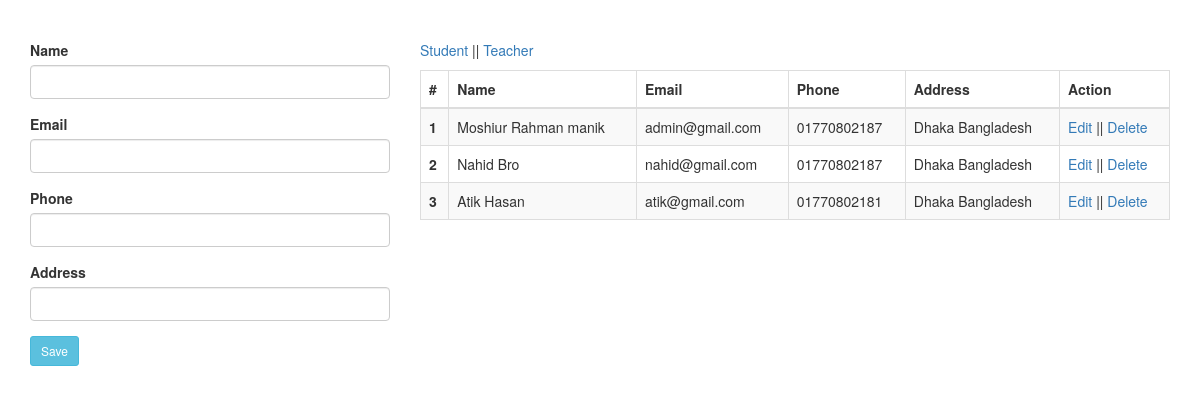
Page /teacher.php on the committed database.
### tables this page shows
CREATE TABLE `teacher` (
  `id` int(11) NOT NULL,
  `name` varchar(20) NOT NULL,
  `email` varchar(20) NOT NULL,
  `phone` varchar(30) NOT NULL,
  `address` text NOT NULL
);

### classes/main.php (called while the page is built, shortened)
<?php
    include "DB.php";
    abstract class Main{
        protected $table;
        public function readAll(){
            $sql = "SELECT * FROM $this->table";
            $stml = DB::prepare($sql);
            $stml->execute();
            return $stml->fetchAll();
        }
    }
?>

### classes/DB.php (called while the page is built, shortened)
<?php
    class DB{
        private static $pdo;
        public static function connection(){
            if(!isset(self::$pdo)){
                try{
                    self::$pdo = new PDO('mysql:host='.DB_HOST.';dbname='.DB_NAME,DB_USER,DB_PASS);
                }catch(PDOException $e){
                    echo $e->getMessage();
                }
            }
            return self::$pdo;
        }
        public static function prepare($sql){
            return self::connection()->prepare($sql);
        }
    }
?>

### teacher.php (the view, shortened to what this page needs)
<?php
    include "index.php";
?>
<div class="container" style="margin-top:40px ;">
<?php $teacher = new Teacher;
?>
    <div class="row">
        <div class="col-md-4">
        <?php
            if(isset($_GET['action']) && $_GET['action'] == 'update'){
                $id = (int)$_GET['id'];
                $result  = $teacher->editById($id);
        ?>
            <form action="" method="post">
                <div class="form-group">
                    <label for="">Name</label>
                    <input type="hidden" name="id" value="<?php echo $result[0]['id']?>" class="form-control">
                    <input type="text" name="name" value="<?php echo $result[0]['name']?>" class="form-control">
                </div>
                <div class="form-group">
                    <label for="">Email</label>
                    <input type="text" name="email" value="<?php echo $result[0]['email']?>" class="form-control">
                </div>
                <div class="form-group">
                    <label for="">Phone</label>
                    <input type="text" name="phone" value="<?php echo $result[0]['phone']?>" class="form-control">
                </div>
                <div class="form-group">
                    <label for="">Address</label>
                    <input type="text" name="address" value="<?php echo $result[0]['address']?>" class="form-control">
                </div>
                <div class="form-group">
                    <button type="submit" name="update" class="btn btn-info btn-sm">Update</button>
                </div>
            </form>
       <?php } else{?>
            <form action="" method="post">
                <div class="form-group">
                    <label for="">Name</label>
                    <input type="text" name="name" class="form-control">
                </div>
                <div class="form-group">
                    <label for="">Email</label>
                    <input type="text" name="email" class="form-control">
                </div>
                <div class="form-group">
                    <label for="">Phone</label>
                    <input type="text" name="phone" class="form-control">
                </div>
                <div class="form-group">
                    <label for="">Address</label>
                    <input type="text" name="address" class="form-control">
                </div>
                <div class="form-group">
                    <button type="submit" name="submit" class="btn btn-info btn-sm">Save</button>
                </div>
            </form>
       <?php }?>
        </div>
        <div class="col-md-8">
                <p>
                    <a href="studen.php">Student</a> ||
                    <a href="teacher.php">Teacher</a>
                </p>
            <table class="table table-bordered table-hover table-striped">
                <thead>
                    <tr>
                    <th scope="col">#</th>
                    <th scope="col">Name</th>
                    <th scope="col">Email</th>
                    <th scope="col">Phone</th>
                    <th scope="col">Address</th>
                    <th scope="col">Action</th>
                    </tr>
                </thead>
                <tbody>
                <?php
                foreach($teacher->readAll() as $key => $value) {?>
                    <tr>
                    <th scope="row"><?php echo $key + 1;?></th>
                    <td><?php echo $value['name'];?></td>
                    <td><?php echo $value['email'];?></td>
                    <td><?php echo $value['phone'];?></td>
                    <td><?php echo $value['address'];?></td>
                    <td>
                        <?php echo "<a href='teacher.php?action=update&id=".$value['id']."'>Edit</a>" ?> ||
                        <?php echo "<a href='teacher.php?action=delete&id=".$value['id']."' onClick='return confirm(\"Are you sure yor went to delete data..\")' >Delete</a>" ?>
                    </td>
                    </tr>
                <?php }?>
                </tbody>
            </table>
        </div>
    </div>
</div>

### rows in the picture
teacher: name "Moshiur Rahman manik", email "admin@gmail.com", phone "01770802187", address "Dhaka Bangladesh"
teacher: name "Nahid Bro", email "nahid@gmail.com", phone "01770802187", address "Dhaka Bangladesh"
teacher: name "Atik Hasan", email "atik@gmail.com", phone "01770802181", address "Dhaka Bangladesh"
